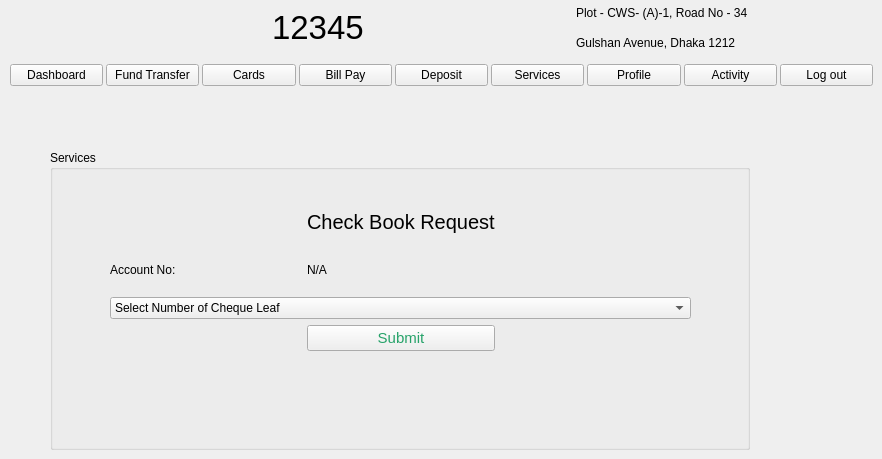
    <widget class="QWidget" name="Services_page">
     <widget class="QGroupBox" name="groupBox_7">
      <property name="geometry">
       <rect>
        <x>50</x>
        <y>150</y>
        <width>700</width>
        <height>300</height>
       </rect>
      </property>
      <property name="title">
       <string>Services</string>
      </property>
      <widget class="QWidget" name="layoutWidget">
       <property name="geometry">
        <rect>
         <x>60</x>
         <y>50</y>
         <width>581</width>
         <height>151</height>
        </rect>
       </property>
       <layout class="QGridLayout" name="gridLayout_12">
        <item row="0" column="1">
         <widget class="QLabel" name="label_22">
          <property name="font">
           <font>
            <pointsize>15</pointsize>
           </font>
          </property>
          <property name="text">
           <string>Check Book Request</string>
          </property>
         </widget>
        </item>
        <item row="2" column="0" colspan="3">
         <widget class="QComboBox" name="comboBox_13">
          <property name="enabled">
           <bool>true</bool>
          </property>
          <property name="cursor">
           <cursorShape>ArrowCursor</cursorShape>
          </property>
          <item>
           <property name="text">
            <string>Select Number of Cheque Leaf</string>
           </property>
          </item>
          <item>
           <property name="text">
            <string>20</string>
           </property>
          </item>
          <item>
           <property name="text">
            <string>50</string>
           </property>
          </item>
         </widget>
        </item>
        <item row="3" column="1">
         <widget class="QPushButton" name="pushButton_5">
          <property name="font">
           <font>
            <pointsize>11</pointsize>
           </font>
          </property>
          <property name="styleSheet">
           <string notr="true">color: rgb(38, 162, 105);</string>
          </property>
          <property name="text">
           <string>Submit</string>
          </property>
         </widget>
        </item>
        <item row="0" column="2">
         <spacer name="horizontalSpacer_4">
          <property name="orientation">
           <enum>Qt::Horizontal</enum>
          </property>
          <property name="sizeHint" stdset="0">
           <size>
            <width>40</width>
            <height>20</height>
           </size>
          </property>
         </spacer>
        </item>
        <item row="0" column="0">
         <spacer name="horizontalSpacer_3">
          <property name="orientation">
           <enum>Qt::Horizontal</enum>
          </property>
          <property name="sizeHint" stdset="0">
           <size>
            <width>40</width>
            <height>20</height>
           </size>
          </property>
         </spacer>
        </item>
        <item row="1" column="0">
         <widget class="QLabel" name="label_24">
          <property name="text">
           <string>Account No:</string>
          </property>
         </widget>
        </item>
        <item row="1" column="1">
         <widget class="QLabel" name="ac_no">
          <property name="enabled">
           <bool>true</bool>
          </property>
          <property name="text">
           <string>N/A</string>
          </property>
         </widget>
        </item>
       </layout>
      </widget>
     </widget>
     <widget class="QWidget" name="layoutWidget_8">
      <property name="geometry">
       <rect>
        <x>40</x>
        <y>0</y>
        <width>711</width>
        <height>55</height>
       </rect>
      </property>
      <layout class="QGridLayout" name="gridLayout_18">
       <item row="1" column="0">
        <widget class="QLabel" name="login_bank_logo_6">
         <property name="text">
          <string/>
         </property>
         <property name="pixmap">
          <pixmap resource="resources.qrc">:/image/images/logo.jpeg</pixmap>
         </property>
        </widget>
       </item>
       <item row="1" column="4">
        <layout class="QVBoxLayout" name="verticalLayout_3">
         <item>
          <widget class="QLabel" name="login_address_label1_6">
           <property name="text">
            <string>Plot - CWS- (A)-1, Road No - 34 </string>
           </property>
          </widget>
         </item>
         <item>
          <widget class="QLabel" name="login_address_label2_6">
           <property name="text">
            <string>Gulshan Avenue, Dhaka 1212</string>
           </property>
          </widget>
         </item>
        </layout>
       </item>
       <item row="1" column="2">
        <layout class="QHBoxLayout" name="horizontalLayout_13">
         <item>
          <widget class="QLabel" name="login_support_logo_6">
           <property name="text">
            <string/>
           </property>
           <property name="pixmap">
            <pixmap resource="resources.qrc">:/image/images/support_icon.jpeg</pixmap>
           </property>
           <property name="scaledContents">
            <bool>true</bool>
           </property>
          </widget>
         </item>
         <item>
          <widget class="QLabel" name="label_29">
           <property name="font">
            <font>
             <pointsize>25</pointsize>
            </font>
           </property>
           <property name="text">
            <string>12345</string>
           </property>
          </widget>
         </item>
        </layout>
       </item>
       <item row="1" column="1">
        <spacer name="horizontalSpacer_8">
         <property name="orientation">
          <enum>Qt::Horizontal</enum>
         </property>
         <property name="sizeHint" stdset="0">
          <size>
           <width>40</width>
           <height>20</height>
          </size>
         </property>
        </spacer>
       </item>
       <item row="1" column="3">
        <spacer name="horizontalSpacer_9">
         <property name="orientation">
          <enum>Qt::Horizontal</enum>
         </property>
         <property name="sizeHint" stdset="0">
          <size>
           <width>40</width>
           <height>20</height>
          </size>
         </property>
        </spacer>
       </item>
      </layout>
     </widget>
     <widget class="QWidget" name="layoutWidget_3">
      <property name="geometry">
       <rect>
        <x>10</x>
        <y>60</y>
        <width>863</width>
        <height>30</height>
       </rect>
      </property>
      <layout class="QHBoxLayout" name="horizontalLayout_28">
       <property name="spacing">
        <number>3</number>
       </property>
       <property name="sizeConstraint">
        <enum>QLayout::SetMinimumSize</enum>
       </property>
       <item>
        <widget class="QPushButton" name="dashboard_button_4">
         <property name="sizePolicy">
          <sizepolicy hsizetype="Minimum" vsizetype="Fixed">
           <horstretch>0</horstretch>
           <verstretch>0</verstretch>
          </sizepolicy>
         </property>
         <property name="text">
          <string>Dashboard</string>
         </property>
        </widget>
       </item>
       <item>
        <widget class="QPushButton" name="fund_tranfer_button_4">
         <property name="sizePolicy">
          <sizepolicy hsizetype="Minimum" vsizetype="Fixed">
           <horstretch>0</horstretch>
           <verstretch>0</verstretch>
          </sizepolicy>
         </property>
         <property name="text">
          <string>Fund Transfer</string>
         </property>
        </widget>
       </item>
       <item>
        <widget class="QPushButton" name="cards_button_4">
         <property name="sizePolicy">
          <sizepolicy hsizetype="Minimum" vsizetype="Fixed">
           <horstretch>0</horstretch>
           <verstretch>0</verstretch>
          </sizepolicy>
         </property>
         <property name="text">
          <string>Cards</string>
         </property>
        </widget>
       </item>
       <item>
        <widget class="QPushButton" name="bill_pay_button_4">
         <property name="sizePolicy">
          <sizepolicy hsizetype="Minimum" vsizetype="Fixed">
           <horstretch>0</horstretch>
           <verstretch>0</verstretch>
          </sizepolicy>
         </property>
         <property name="text">
          <string>Bill Pay</string>
         </property>
        </widget>
       </item>
       <item>
        <widget class="QPushButton" name="beneficiary_button_4">
         <property name="sizePolicy">
          <sizepolicy hsizetype="Minimum" vsizetype="Fixed">
           <horstretch>0</horstretch>
           <verstretch>0</verstretch>
          </sizepolicy>
         </property>
         <property name="text">
          <string>Deposit</string>
         </property>
        </widget>
       </item>
       <item>
        <widget class="QPushButton" name="services_button_4">
         <property name="sizePolicy">
          <sizepolicy hsizetype="Minimum" vsizetype="Fixed">
           <horstretch>0</horstretch>
           <verstretch>0</verstretch>
          </sizepolicy>
         </property>
         <property name="text">
          <string>Services</string>
         </property>
        </widget>
       </item>
       <item>
        <widget class="QPushButton" name="profile_button_4">
         <property name="sizePolicy">
          <sizepolicy hsizetype="Minimum" vsizetype="Fixed">
           <horstretch>0</horstretch>
           <verstretch>0</verstretch>
          </sizepolicy>
         </property>
         <property name="text">
          <string>Profile</string>
         </property>
        </widget>
       </item>
       <item>
        <widget class="QPushButton" name="activity_button_4">
         <property name="sizePolicy">
          <sizepolicy hsizetype="Minimum" vsizetype="Fixed">
           <horstretch>0</horstretch>
           <verstretch>0</verstretch>
          </sizepolicy>
         </property>
         <property name="text">
          <string>Activity</string>
         </property>
        </widget>
       </item>
       <item>
        <widget class="QPushButton" name="home_schedular_button_4">
         <property name="sizePolicy">
          <sizepolicy hsizetype="Minimum" vsizetype="Fixed">
           <horstretch>0</horstretch>
           <verstretch>0</verstretch>
          </sizepolicy>
         </property>
         <property name="text">
          <string>Log out</string>
         </property>
        </widget>
       </item>
      </layout>
     </widget>
    </widget>
